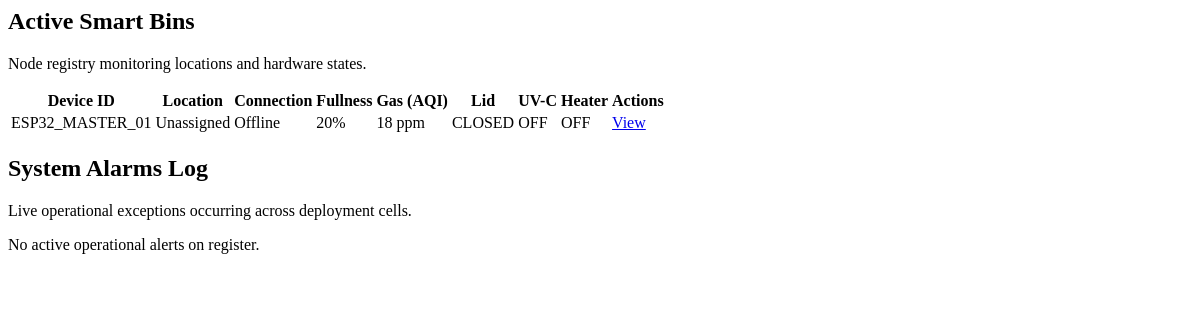
The app's page /dashboard/table-live/ (signed in), older data.
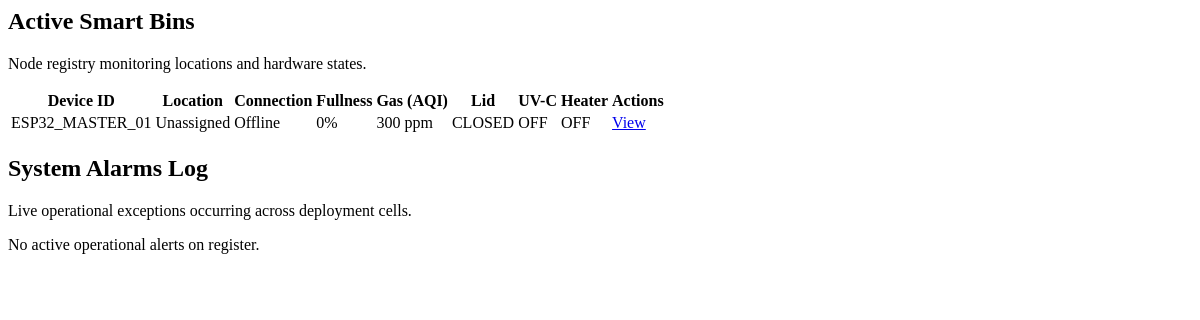
The same page, newer data.
### home/models.py (models this page shows, shortened)
class SmartBin(models.Model):
    ALERT_CHOICES = [
        ('NOMINAL', 'Nominal Secure'),
        ('BIN_FULL', 'Critical Warning: Bin Full'),
        ('METAL', 'Sharps Alert: Metal Found'),
    ]
    device_id = models.CharField(max_length=50, unique=True)
    location_name = models.CharField(max_length=100)
    system_name = models.CharField(max_length=100, default='Smart Biomedical Waste Bin')
    system_version = models.CharField(max_length=40, blank=True, default='')
    mac_address = models.CharField(max_length=32, blank=True, default='')
    wifi_ssid = models.CharField(max_length=64, blank=True, default='')
    ip_address = models.CharField(max_length=45, blank=True, default='')
    fill_level = models.IntegerField(default=0)
    gas_value = models.IntegerField(default=0)
    alert_status = models.CharField(max_length=20, choices=ALERT_CHOICES, default='NOMINAL')
    last_seen = models.DateTimeField(auto_now=True)
    temperature = models.FloatField()
    elementTemp = models.FloatField()
    humidity = models.FloatField()
    metal = models.BooleanField()
    uv = models.BooleanField()
    heater = models.BooleanField()
    lid = models.BooleanField()
    binFull = models.BooleanField()
    interlock = models.BooleanField()
    binLevel = models.FloatField()
    heaterState = models.BooleanField(default=False)
    uvState = models.BooleanField(default=False)
    lidState = models.IntegerField(default=0)
    limitClosed = models.BooleanField(default=False)
    irDetected = models.BooleanField(default=False)
    pending_command = models.CharField(max_length=50, blank=True, null=True, default=None)
    COMMAND_STATUS_CHOICES = [
        ('NONE', 'No command sent'),
        ('PENDING', 'Sent — awaiting device confirmation'),
        ('ACKED', 'Confirmed applied by device'),
        ('TIMEOUT', 'No confirmation received in time'),
    ]
    last_command = models.CharField(max_length=50, blank=True, null=True, default=None)
    last_command_status = models.CharField(max_length=10, choices=COMMAND_STATUS_CHOICES, default='NONE')
    last_command_time = models.DateTimeField(blank=True, null=True)
    class Meta:
        ordering = ['-last_seen']
    @property
    def is_online(self):
        return timezone.now() - self.last_seen < timedelta(seconds=12)

### home/views.py (the view)
# urls.py: path('dashboard/table-live/', views.dashboard_table_fragment, name='dashboard_table_fragment'),
@login_required(login_url='auth_view')
def dashboard_table_fragment(request):
    return render(request, 'home/_dashboard_table.html', _dashboard_context())

### home/views.py (called while the page is built)
def _dashboard_context():
    bins = list(SmartBin.objects.all())
    online_count = sum(1 for b in bins if b.is_online)
    return {
        'bins': bins,
        'total': len(bins),
        'online': online_count,
        'offline': len(bins) - online_count,
        'bins_full_count': sum(1 for b in bins if b.binFull),
        'gas_anomalies': sum(1 for b in bins if b.gas_value > GAS_ANOMALY_THRESHOLD),
        'critical_bins': [b for b in bins if b.alert_status != 'NOMINAL'],
        'avg_fill': round(sum(b.fill_level for b in bins) / len(bins), 1) if bins else 0,
        'avg_gas': round(sum(b.gas_value for b in bins) / len(bins), 1) if bins else 0,
    }

### templates/home/_dashboard_table.html (shortened to what the changed rows need)
<div class="bg-white border border-gray-200 rounded-xl shadow-sm overflow-hidden flex flex-col flex-grow">
    <div class="px-6 py-4 border-b border-gray-200 flex justify-between items-center bg-gray-50">
        <div>
            <h2 class="text-base font-bold text-gray-900 tracking-tight">Active Smart Bins</h2>
        </div>
    </div>
    <div class="overflow-x-auto">
        <table class="w-full text-left border-collapse whitespace-nowrap">
            <thead>
                <tr class="bg-gray-100/80 text-gray-500 text-xs uppercase tracking-wider border-b border-gray-200 font-bold">
                    <th class="p-4 pl-6">Device ID</th>
                    <th class="p-4">Location</th>
                    <th class="p-4">Connection</th>
                    <th class="p-4">Fullness</th>
                    <th class="p-4">Gas (AQI)</th>
                    <th class="p-4">Lid</th>
                    <th class="p-4">UV-C</th>
                    <th class="p-4">Heater</th>
                    <th class="p-4 pr-6 text-right">Actions</th>
                </tr>
            </thead>
            <tbody class="divide-y divide-gray-100 text-sm">
                {% for bin in bins %}
                <tr class="hover:bg-gray-50/80 transition duration-150">
                    <td class="p-4 pl-6 font-mono font-bold text-gray-900">{{ bin.device_id }}</td>
                    <td class="p-4 text-gray-600 font-medium">{{ bin.location_name }}</td>
                    <td class="p-4">
                        {% if bin.is_online %}
                            <span class="inline-flex items-center px-2.5 py-0.5 rounded text-xs font-bold bg-emerald-50 text-emerald-700 border border-emerald-200">Online</span>
                        {% else %}
                            <span class="inline-flex items-center px-2.5 py-0.5 rounded text-xs font-bold bg-rose-50 text-rose-700 border border-rose-200">Offline</span>
                        {% endif %}
                    </td>
                    <td class="p-4">
                        <div class="flex items-center space-x-2">
                            <span class="font-mono text-xs font-bold text-gray-700">{{ bin.fill_level }}%</span>
                        </div>
                    </td>
                    <td class="p-4 font-mono font-medium {% if bin.gas_value > 600 %}text-amber-600{% else %}text-emerald-700{% endif %}">
                        {{ bin.gas_value }} ppm
                    </td>
                    <td class="p-4"><span class="inline-flex px-2 py-0.5 rounded text-xs font-bold {% if bin.lid %}bg-amber-50 text-amber-800{% else %}bg-emerald-50 text-emerald-800{% endif %}">{% if bin.lidState == 1 %}OPENING{% elif bin.lidState == 2 %}OPEN{% elif bin.lidState == 3 %}CLOSING{% elif bin.lid %}OPEN{% else %}CLOSED{% endif %}</span></td>
                    <td class="p-4"><span class="inline-flex px-2 py-0.5 rounded text-xs font-bold {% if bin.uvState %}bg-violet-50 text-violet-800{% else %}bg-slate-100 text-slate-600{% endif %}">{% if bin.uvState %}ON{% else %}OFF{% endif %}</span></td>
                    <td class="p-4"><span class="inline-flex px-2 py-0.5 rounded text-xs font-bold {% if bin.heaterState %}bg-amber-50 text-amber-800{% else %}bg-slate-100 text-slate-600{% endif %}">{% if bin.heaterState %}ON{% else %}OFF{% endif %}</span></td>
                    <td class="p-4 pr-6 text-right">
                        <a href="{% url 'device_detail' bin.id %}"
                        class="inline-flex items-center px-3 py-1.5 rounded-md bg-[#005f53] text-white text-xs font-semibold hover:bg-[#00463d] transition">
                            View
                        </a>
                    </td>
                </tr>
                {% empty %}
                <tr>
                    <td colspan="9" class="p-10 text-center text-gray-400 italic bg-gray-50/50">No smart bins mapped in data store.</td>
                </tr>
                {% endfor %}
            </tbody>
        </table>
    </div>
</div>
<div class="bg-white border border-gray-200 rounded-xl shadow-sm overflow-hidden flex flex-col">
    <div class="px-6 py-4 border-b border-gray-200 bg-gray-50 flex justify-between items-center">
        <div>
            <h2 class="text-base font-bold text-gray-900 tracking-tight">System Alarms Log</h2>
        </div>
    </div>
</div>

Row changes from the older to the newer data that the page shows:
changed SmartBin "ESP32_MASTER_01": fill_level "20" → "0"; gas_value "18" → "300"
